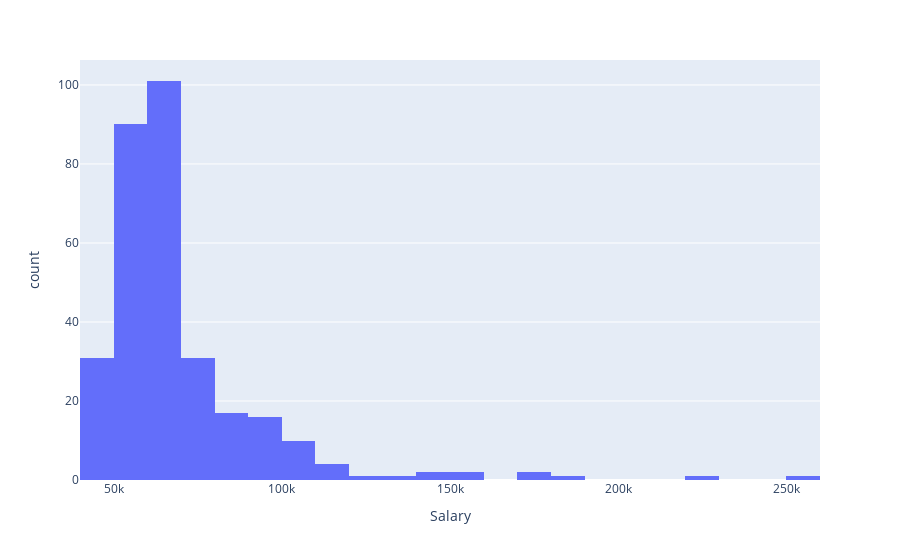

Write notebook code for a chart like this one.
### Markdown cell above
## Dependent Variables

### Code cell
EDA_target(df, target)

### Figure 1 — Plotly figure (JSON) as saved in the notebook; plotly's stock layout.template omitted (floating-point values rounded to 4 significant figures; data arrays with more than 128 entries replaced by an {"elided": "..."} marker saying what was removed)
{"data": [{"alignmentgroup": "True", "bingroup": "x", "hovertemplate": "Salary=%{x}<br>count=%{y}<extra></extra>", "legendgroup": "", "marker": {"color": "#636efa", "pattern": {"shape": ""}}, "name": "", "offsetgroup": "", "orientation": "v", "showlegend": false, "x": {"elided": "311 int values"}, "xaxis": "x", "yaxis": "y", "type": "histogram"}], "layout": {"xaxis": {"anchor": "y", "domain": [0, 1], "title": {"text": "Salary"}}, "yaxis": {"anchor": "x", "domain": [0, 1], "title": {"text": "count"}}, "legend": {"tracegroupgap": 0}, "margin": {"t": 60}, "barmode": "relative"}}
